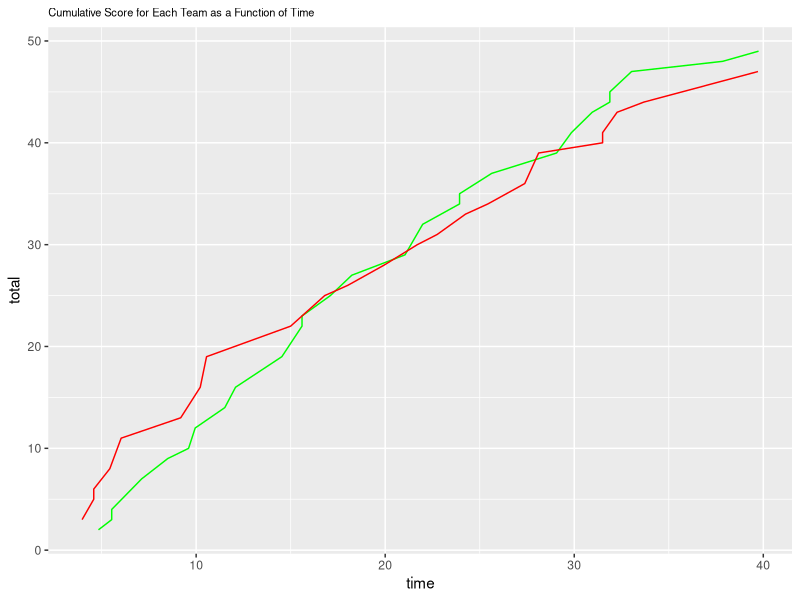

Write the R code that produced this figure.
#Exercise 10 - Carmela D'Antuono
setwd("~/Desktop/Biocomputing-Ex-10")
library(ggplot2)

#Question 1 - graph of cumulative scores for each team as a function of time
scores <- read.csv("UWvMSU_1-22-13.csv")
#generate data frame with cumulative score for each team whenever they score
#make empty data frame for the time and total for both teams, pre allocation
titles <- c("time", "total")
dfUW <- data.frame(matrix(ncol=2,nrow=23))
colnames(dfUW) <- titles
dfMSU <- data.frame(matrix(ncol=2,nrow=27))
colnames(dfMSU) <- titles
#make empty variables for the total time and total points for each team
timeUW <- 0 
totalUW <- 0
totalMSU <- 0
timeMSU <- 0
#make empty variables to keep track of where we're adding data to data frames
rowUW <- 0
rowMSU <- 0
#for loop for cumulative score 
for(i in 1:nrow(scores)){
  if(scores$team[i] == "UW"){ #if team is UW add to totalUW and add time to timeUW
   totalUW <- totalUW + scores$score[i] #add to get new cumulative score
   timeUW <- scores$time[i] #insert new time
   rowUW <- rowUW + 1 #signal what row of the data frame to edit
   dfUW$time[rowUW] <- timeUW #edit the data frame for UW 
   dfUW$total[rowUW] <- totalUW
  }else{ #else add to totalMSU and add time to timeMSU
    totalMSU <- totalMSU + scores$score[i] #add to get new cumulative score
    timeMSU <- scores$time[i] #insert new time
    rowMSU <- rowMSU + 1 #signal what row of the data frame to edit 
    dfMSU$time[rowMSU] <- timeMSU #edit the data frame for MSU
    dfMSU$total[rowMSU] <- totalMSU
  }
}
#make the graph - shows that MSU won 49-47
ggplot() +
  geom_line(data = dfMSU, aes(x = time, y = total), color = "green") +
  geom_line(data = dfUW, aes(x = time, y = total), color = "red") + 
  ggtitle("Cumulative Score for Each Team as a Function of Time") +
  theme(plot.title = element_text(size=8))

#Question 2 - "guess my number" game
print("I'm thinking of a number 1-100")
#computer generates a random number between 1 and 100
goalNumber <- as.numeric(sample(100,1)) 
#for loop to make the game run 10 times
for(i in 1:10){
  guess <- readline(prompt = "Guess:") #player is prompted to guess the number
  if(guess < goalNumber){
    print("lower") #responds lower if the guess is too low 
  }else if(guess > goalNumber){
    print("higher") #responds higher if the guess is too high
  }else{
    print("Correct") #response correct if the guess is correct
    break #ends the game if the guess is correct
  }
}
  
